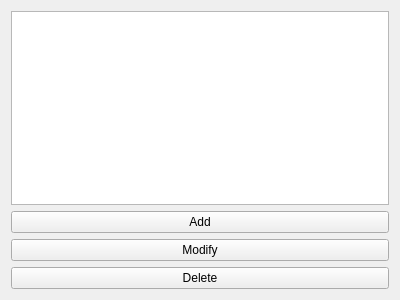
<?xml version="1.0" encoding="UTF-8"?>
<ui version="4.0">
 <class>BudgetList</class>
 <widget class="QWidget" name="BudgetList">
  <property name="geometry">
   <rect>
    <x>0</x>
    <y>0</y>
    <width>400</width>
    <height>300</height>
   </rect>
  </property>
  <property name="windowTitle">
   <string>Budget List</string>
  </property>
  <layout class="QVBoxLayout" name="verticalLayout">
   <item>
    <widget class="QTableWidget" name="tableWidget"/>
   </item>
   <item>
    <widget class="QPushButton" name="addButton">
     <property name="text">
      <string>Add</string>
     </property>
    </widget>
   </item>
   <item>
    <widget class="QPushButton" name="modifyButton">
     <property name="text">
      <string>Modify</string>
     </property>
    </widget>
   </item>
   <item>
    <widget class="QPushButton" name="deleteButton">
     <property name="text">
      <string>Delete</string>
     </property>
    </widget>
   </item>
  </layout>
 </widget>
 <resources/>
 <connections/>
</ui>
